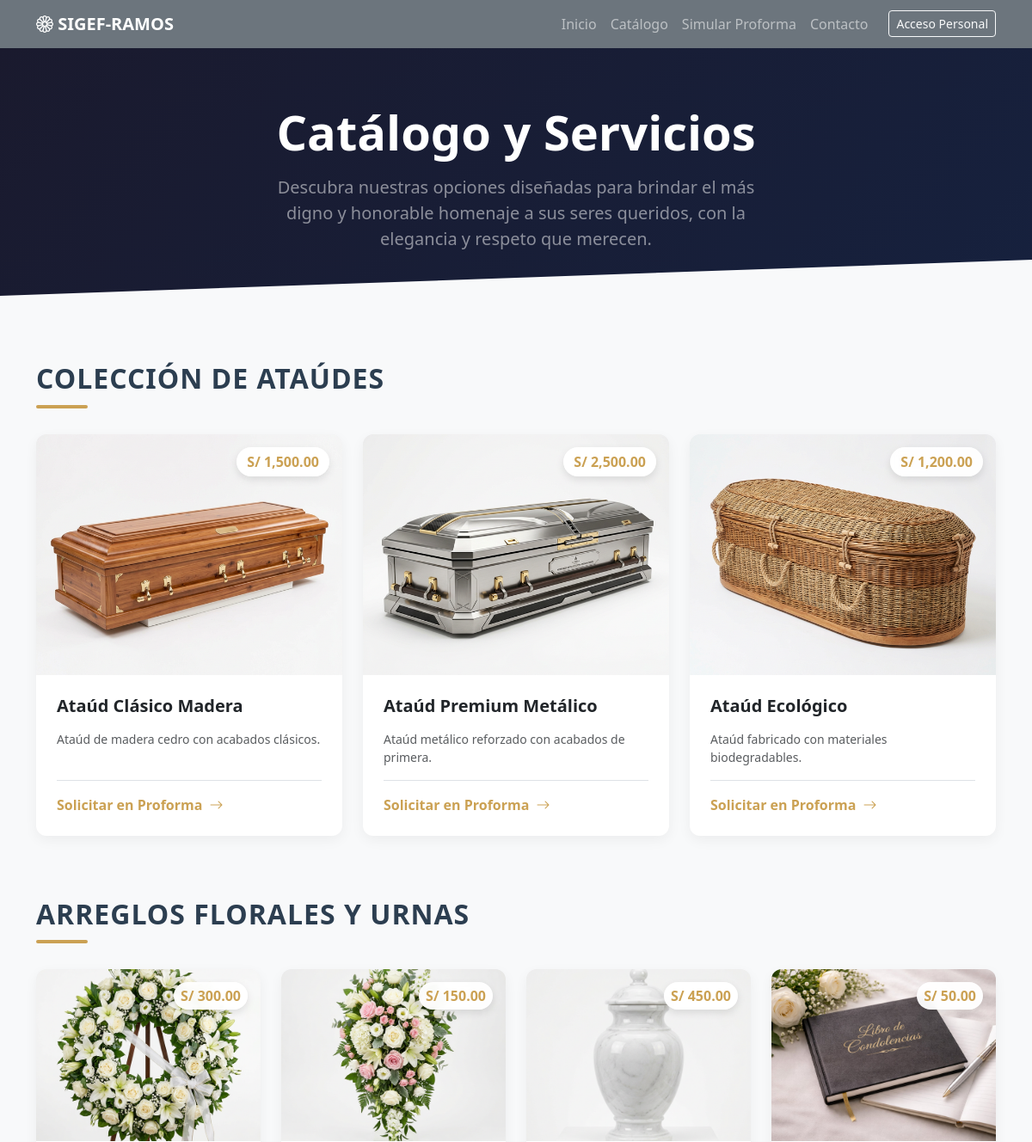
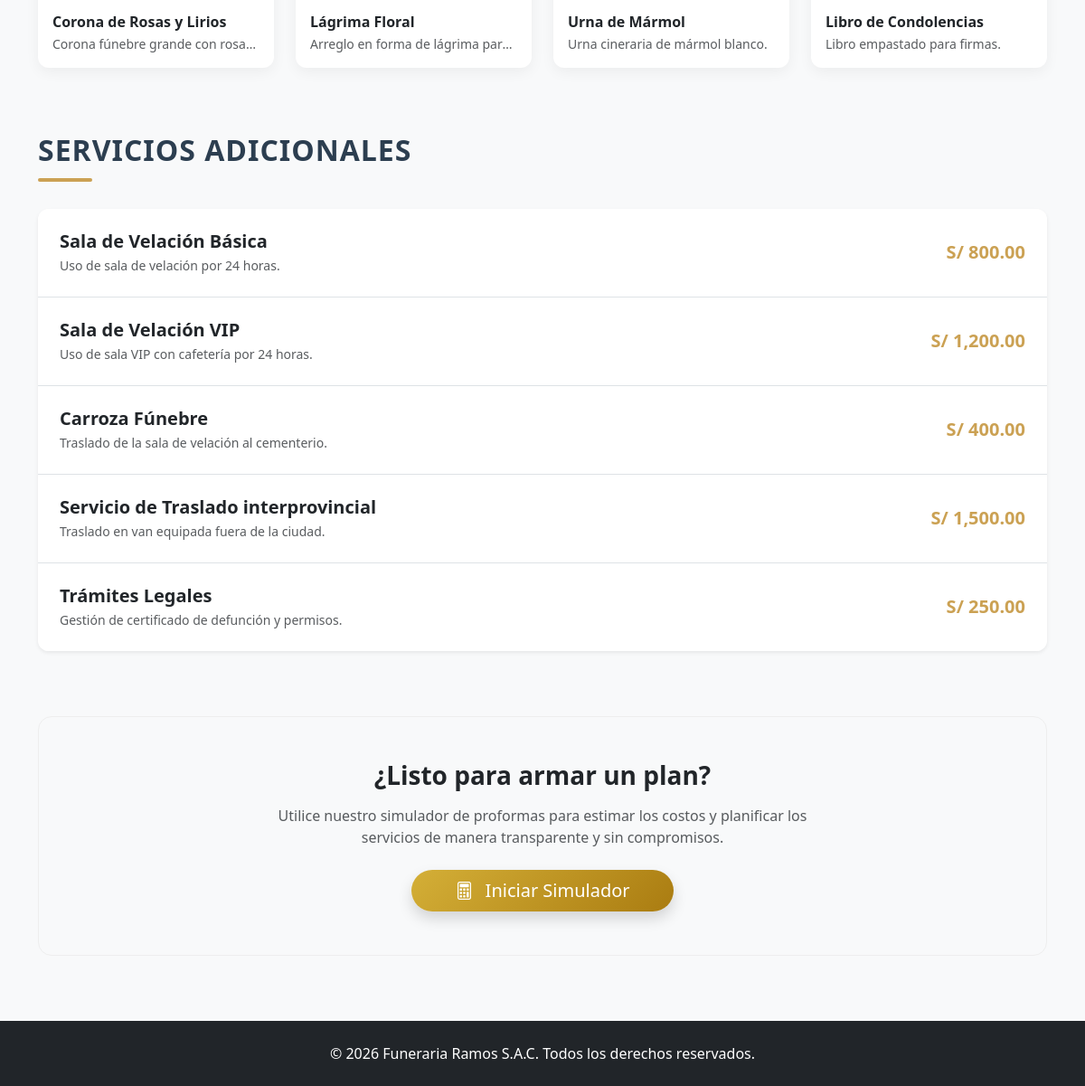
Screenshot of /?controller=Home&action=catalogo with the database file from the repository (2 pictures, top to bottom).
### tables this page shows
CREATE TABLE productos_catalogo (
    id INT AUTO_INCREMENT PRIMARY KEY,
    tipo ENUM('ataud', 'arreglo_floral', 'urna', 'otro') NOT NULL,
    nombre VARCHAR(100) NOT NULL,
    descripcion TEXT,
    precio DECIMAL(10,2) NOT NULL,
    imagen VARCHAR(255),
    estado ENUM('disponible', 'agotado') DEFAULT 'disponible'
);

CREATE TABLE servicios (
    id INT AUTO_INCREMENT PRIMARY KEY,
    nombre VARCHAR(100) NOT NULL,
    descripcion TEXT,
    precio_base DECIMAL(10,2) NOT NULL,
    estado ENUM('activo', 'inactivo') DEFAULT 'activo'
);

### controllers/HomeController.php (called while the page is built, shortened)
<?php
require_once 'controllers/BaseController.php';
require_once 'models/Catalog.php';
class HomeController extends BaseController {
    public function catalogo() {
        $catalogModel = new Catalog();
        $ataudes = $catalogModel->getAtaudes();
        $otrosProductos = $catalogModel->getOtrosProductos();
        $servicios = $catalogModel->getServiciosAdicionales();
        $data = [
            'title' => 'Catálogo de Servicios y Productos',
            'ataudes' => $ataudes,
            'otrosProductos' => $otrosProductos,
            'servicios' => $servicios
        ];
        $this->render('public/catalog', $data, 'public');
    }
}
?>

### models/Catalog.php (called while the page is built, shortened)
<?php
require_once 'config/config.php';
class Catalog {
    private $conn;
    public function __construct() {
        global $conn;
        $this->conn = $conn;
    }
    public function getServiciosAdicionales() {
        $query = "SELECT * FROM servicios WHERE estado = 'activo'";
        $stmt = $this->conn->prepare($query);
        $stmt->execute();
        return $stmt->fetchAll(PDO::FETCH_ASSOC);
    }
    public function getAtaudes() {
        $query = "SELECT * FROM productos_catalogo WHERE tipo = 'ataud' AND estado = 'disponible'";
        $stmt = $this->conn->prepare($query);
        $stmt->execute();
        return $stmt->fetchAll(PDO::FETCH_ASSOC);
    }
    public function getOtrosProductos() {
        $query = "SELECT * FROM productos_catalogo WHERE tipo != 'ataud' AND estado = 'disponible'";
        $stmt = $this->conn->prepare($query);
        $stmt->execute();
        return $stmt->fetchAll(PDO::FETCH_ASSOC);
    }
}
?>

### views/public/catalog.php (the view, shortened to what this page needs)
<?php
$ataudes = $data['ataudes'] ?? [];
$otrosProductos = $data['otrosProductos'] ?? [];
$servicios = $data['servicios'] ?? [];
?>
<div class="catalog-header text-center">
    <div class="container position-relative" style="z-index: 2;">
        <h1 class="display-4 fw-bold mb-3">Catálogo y Servicios</h1>
        <p class="lead fw-light text-white-50 mx-auto" style="max-width: 600px;">
            Descubra nuestras opciones diseñadas para brindar el más digno y honorable homenaje a sus seres queridos, con la elegancia y respeto que merecen.
        </p>
    </div>
</div>
<div class="container pb-5">
    <div class="mb-5 pb-4">
        <h2 class="section-title">Colección de Ataúdes</h2>
        <div class="row row-cols-1 row-cols-md-2 row-cols-lg-3 g-4">
            <?php foreach ($ataudes as $ataud): ?>
                <div class="col">
                    <div class="card premium-card h-100">
                        <div class="img-wrapper">
                            <img
                                src="<?= BASE_URL ?>assets/img/catalog/<?= htmlspecialchars($ataud['imagen']) ?>"
                                alt="<?= htmlspecialchars($ataud['nombre']) ?>"
                                onerror="this.onerror=null; this.src='<?= BASE_URL ?>assets/img/catalog/no-image.png';"
                            >
                            <div class="card-price-tag">S/ <?= number_format($ataud['precio'], 2) ?></div>
                        </div>
                        <div class="card-body p-4 d-flex flex-column">
                            <h5 class="card-title fw-bold mb-3 text-dark"><?= htmlspecialchars($ataud['nombre']) ?></h5>
                            <p class="card-text text-muted small flex-grow-1">
                                <?= htmlspecialchars($ataud['descripcion']) ?>
                            </p>
                            <div class="pt-3 border-top mt-auto">
                                <a href="<?= BASE_URL ?>?controller=Home&action=proforma" class="text-decoration-none fw-bold" style="color: #cba153;">
                                    Solicitar en Proforma <i class="bi bi-arrow-right ms-1"></i>
                                </a>
                            </div>
                        </div>
                    </div>
                </div>
            <?php endforeach; ?>
        </div>
    </div>
    <div class="mb-5 pb-4">
        <h2 class="section-title">Arreglos Florales y Urnas</h2>
        <div class="row row-cols-1 row-cols-md-2 row-cols-lg-4 g-4">
            <?php foreach ($otrosProductos as $prod): ?>
                <div class="col">
                    <div class="card premium-card h-100">
                        <div class="img-wrapper" style="height: 200px;">
                            <img
                                src="<?= BASE_URL ?>assets/img/catalog/<?= htmlspecialchars($prod['imagen']) ?>"
                                alt="<?= htmlspecialchars($prod['nombre']) ?>"
                                onerror="this.onerror=null; this.src='<?= BASE_URL ?>assets/img/catalog/no-image.png';"
                            >
                            <div class="card-price-tag fs-6 py-1 px-2">S/ <?= number_format($prod['precio'], 2) ?></div>
                        </div>
                        <div class="card-body p-3">
                            <h6 class="card-title fw-bold text-dark mb-1"><?= htmlspecialchars($prod['nombre']) ?></h6>
                            <p class="small text-muted mb-0 text-truncate"><?= htmlspecialchars($prod['descripcion']) ?></p>
                        </div>
                    </div>
                </div>
            <?php endforeach; ?>
        </div>
    </div>
    <div class="mb-5 pb-4">
        <h2 class="section-title">Servicios Adicionales</h2>
        <div class="card border-0 shadow-sm" style="border-radius: 12px; overflow: hidden;">
            <ul class="list-group list-group-flush">
                <?php foreach ($servicios as $serv): ?>
                    <li class="list-group-item service-item p-4 d-flex justify-content-between align-items-center">
                        <div class="pe-3">
                            <h5 class="mb-1 fw-bold text-dark"><?= htmlspecialchars($serv['nombre']) ?></h5>
                            <p class="text-muted mb-0 small"><?= htmlspecialchars($serv['descripcion']) ?></p>
                        </div>
                        <div class="text-end" style="min-width: 120px;">
                            <span class="fs-5 fw-bold" style="color: #cba153;">
                                S/ <?= number_format($serv['precio_base'], 2) ?>
                            </span>
                        </div>
                    </li>
                <?php endforeach; ?>
            </ul>
        </div>
    </div>
    <div class="text-center mt-5 mb-4">
        <div class="p-5" style="background-color: #f8f9fa; border-radius: 15px; border: 1px solid #eee;">
            <h3 class="fw-bold mb-3 text-dark">¿Listo para armar un plan?</h3>
            <p class="text-muted mb-4 mx-auto" style="max-width: 600px;">
                Utilice nuestro simulador de proformas para estimar los costos y planificar los servicios de manera transparente y sin compromisos.
            </p>
            <a href="<?= BASE_URL ?>?controller=Home&action=proforma" class="btn btn-gold btn-lg px-5 rounded-pill shadow">
                <i class="bi bi-calculator me-2"></i> Iniciar Simulador
            </a>
        </div>
    </div>
</div>

### controllers/BaseController.php (shortened to what this page needs)
<?php
class BaseController {
    protected function render($view, $data = [], $layout = 'public') {
        extract($data);
        $viewFile = 'views/' . $view . '.php';
        if (file_exists($viewFile)) {
            require $viewFile;
        } else {
            echo "Vista no encontrada: " . $viewFile;
        }
        $content = ob_get_clean();
        $layoutFile = 'views/layouts/' . $layout . '.php';
        if (file_exists($layoutFile)) {
            require $layoutFile;
        } else {
            echo $content;
        }
    }
}
?>

### index.php (shortened to what this page needs)
<?php
$controllerName = isset($_GET['controller']) ? $_GET['controller'] : 'Home';
$actionName = isset($_GET['action']) ? $_GET['action'] : 'index';
$controllerClass = ucfirst($controllerName) . 'Controller';
$controllerFile = 'controllers/' . $controllerClass . '.php';
if (file_exists($controllerFile)) {
    if (class_exists($controllerClass)) {
        $controller = new $controllerClass();
        if (method_exists($controller, $actionName)) {
            $controller->$actionName();
        }
        else {
            echo "Error 404: Acción '$actionName' no encontrada en '$controllerClass'";
        }
    }
    else {
        echo "Error 404: Clase controlador '$controllerClass' no encontrada";
    }
}
else {
    echo "Error 404: Archivo controlador '$controllerFile' no encontrado";
}
?>

### views/layouts/public.php (shortened to what this page needs)
<!DOCTYPE html>
<html lang="es">
<head>
    <link href="https://cdn.jsdelivr.net/npm/bootstrap@5.3.0/dist/css/bootstrap.min.css" rel="stylesheet">
    <link href="https://cdn.jsdelivr.net/npm/bootstrap-icons@1.10.5/font/bootstrap-icons.css" rel="stylesheet">
    <link href="<?= BASE_URL ?>assets/css/style.css" rel="stylesheet">
</head>
<body>
    <nav class="navbar navbar-expand-lg navbar-dark bg-secondary shadow-sm">
        <div class="container">
            <a class="navbar-brand fw-bold" href="<?= BASE_URL ?>?controller=Home&action=index">
                <i class="bi bi-flower1"></i> SIGEF-RAMOS
            </a>
            <div class="collapse navbar-collapse" id="navPublic">
                <ul class="navbar-nav ms-auto">
                    <li class="nav-item">
                        <a class="nav-link" href="<?= BASE_URL ?>?controller=Home&action=index">Inicio</a>
                    </li>
                    <li class="nav-item">
                        <a class="nav-link" href="<?= BASE_URL ?>?controller=Home&action=catalogo">Catálogo</a>
                    </li>
                    <li class="nav-item">
                        <a class="nav-link" href="<?= BASE_URL ?>?controller=Home&action=proforma">Simular Proforma</a>
                    </li>
                    <li class="nav-item">
                        <a class="nav-link" href="<?= BASE_URL ?>?controller=Home&action=contacto">Contacto</a>
                    </li>
                    <li class="nav-item ms-lg-3">
                        <a class="btn btn-outline-light btn-sm mt-1" href="<?= BASE_URL ?>?controller=Auth&action=login">Acceso Personal</a>
                    </li>
                </ul>
            </div>
        </div>
    </nav>
    <main class="min-vh-100">
        <?= $content ?>
    </main>
    <footer class="bg-dark text-white text-center py-4 mt-auto">
        <div class="container">
            <p class="mb-0">© <?= date('Y') ?> Funeraria Ramos S.A.C. Todos los derechos reservados.</p>
        </div>
    </footer>
</body>
</html>

### assets/css/style.css (style rules this page uses)
:root { --primary-color: #5d4037; --secondary-color: #8d6e63; }
body { font-family: 'Segoe UI', Tahoma, Geneva, Verdana, sans-serif; background-color: #f8f9fa; display: flex; flex-direction: column; }
.list-group-item { transition: all 0.25s ease; }

### views/public/catalog.php (style rules this page uses)
.catalog-header { background: linear-gradient(135deg, #1a1a2e 0%, #16213e 100%); color: white; padding: 4rem 0; margin-bottom: 3rem; position: relative; overflow: hidden; }
.catalog-header::after { content: ''; position: absolute; bottom: -50px; left: 0; right: 0; height: 100px; background: #f8f9fa; transform: skewY(-2deg); }
.section-title { position: relative; padding-bottom: 15px; margin-bottom: 30px; font-weight: 700; color: #2c3e50; text-transform: uppercase; letter-spacing: 1px; }
.section-title::after { content: ''; position: absolute; left: 0; bottom: 0; width: 60px; height: 4px; background: #cba153; border-radius: 2px; }
.premium-card { border: none; border-radius: 12px; overflow: hidden; transition: all 0.4s cubic-bezier(0.165, 0.84, 0.44, 1); background: #fff; box-shadow: 0 5px 15px rgba(0,0,0,0.05); }
.img-wrapper { position: relative; overflow: hidden; height: 280px; background: #f1f2f6; }
.img-wrapper img { width: 100%; height: 100%; object-fit: cover; transition: transform 0.6s ease; }
.card-price-tag { position: absolute; top: 15px; right: 15px; background: rgba(255, 255, 255, 0.95); padding: 5px 12px; border-radius: 20px; font-weight: bold; color: #cba153; box-shadow: 0 4px 10px rgba(0,0,0,0.1); backdrop-filter: blur(5px); z-index: 2; }
.service-item { transition: all 0.3s ease; border-left: 4px solid transparent; }
.btn-gold { background: linear-gradient(135deg, #d4af37 0%, #aa7c11 100%); color: white; border: none; transition: all 0.3s ease; }

### rows the page displays
productos_catalogo: imagen (picture), precio "1,500.00", nombre "Ataúd Clásico Madera", descripcion "Ataúd de madera cedro con acabados clásicos."
productos_catalogo: imagen (picture), precio "2,500.00", nombre "Ataúd Premium Metálico", descripcion "Ataúd metálico reforzado con acabados de primera."
productos_catalogo: imagen (picture), precio "1,200.00", nombre "Ataúd Ecológico", descripcion "Ataúd fabricado con materiales biodegradables."
productos_catalogo: imagen (picture), precio "300.00", nombre "Corona de Rosas y Lirios", descripcion "Corona fúnebre grande con rosa…"
productos_catalogo: imagen (picture), precio "150.00", nombre "Lágrima Floral", descripcion "Arreglo en forma de lágrima par…"
productos_catalogo: imagen (picture), precio "450.00", nombre "Urna de Mármol", descripcion "Urna cineraria de mármol blanco."
productos_catalogo: imagen (picture), precio "50.00", nombre "Libro de Condolencias", descripcion "Libro empastado para firmas."
servicios: nombre "Sala de Velación Básica", descripcion "Uso de sala de velación por 24 horas.", precio_base "800.00"
servicios: nombre "Sala de Velación VIP", descripcion "Uso de sala VIP con cafetería por 24 horas.", precio_base "1,200.00"
servicios: nombre "Carroza Fúnebre", descripcion "Traslado de la sala de velación al cementerio.", precio_base "400.00"
servicios: nombre "Servicio de Traslado interprovincial", descripcion "Traslado en van equipada fuera de la ciudad.", precio_base "1,500.00"
servicios: nombre "Trámites Legales", descripcion "Gestión de certificado de defunción y permisos.", precio_base "250.00"
